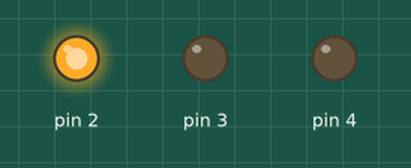
Recording of a sketch running on a simulated Arduino Uno, built with avr-gcc and run on an emulated ATmega328P. Shown: output pins drawn as LEDs (lit = HIGH).

Above: at 1.5 s.
At 3.5 s:
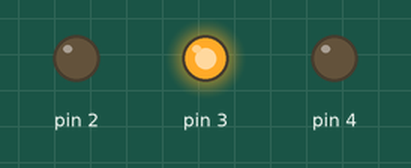
At 5.5 s:
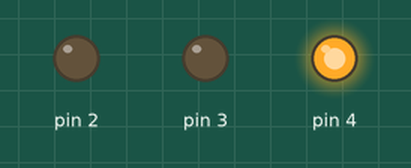
Timing chart, 0 to 10.4 s (numbered marks = the images above):
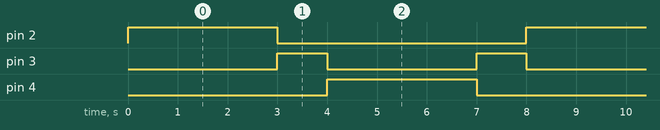

Measured:
- by itself, pin 2, pin 4: alternates HIGH for 3.0 s and LOW for 5.0 s
- by itself, pin 3: alternates HIGH for 1.0 s and LOW for 3.0 s
- by itself, everything shown: repeats every 8.0 s, in 5 steps

The sketch:

ryzs.ino
```cpp
//LED TRAFFIC LIGHT
void setup(){
  pinMode(2, OUTPUT);
  pinMode(3, OUTPUT);
  pinMode(4, OUTPUT);
}
void revisiLampu(int LAMPU, int lamaWaktu){
    digitalWrite(2, LOW);
    digitalWrite(3, LOW);
    digitalWrite(4, LOW);
    digitalWrite(LAMPU, HIGH);
    delay(lamaWaktu);
    digitalWrite(LAMPU, LOW);
}
void loop(){
    revisiLampu(2, 3000);
    revisiLampu(3, 1000);
    revisiLampu(4, 3000);
    revisiLampu(3, 1000);
}
//REVISI TERUS NGAB
```
